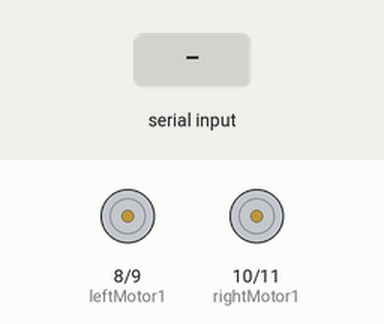
A sketch run on a simulated Arduino Uno, built with avr-gcc and run on an emulated ATmega328P. Parts: motor-driver pin pairs drawn as motors (green arrow = first pin HIGH = forward, orange = second pin HIGH = backward, longer = more drive). The test bench sets the inputs (shaded band).

Above: at 1.2 s.
1.3 s: "L" received over Serial
At 2.2 s:
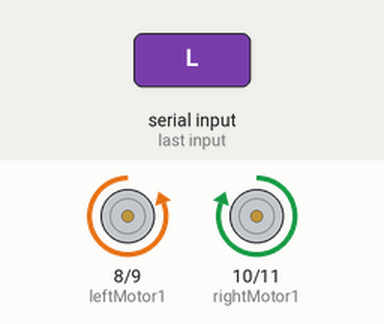
2.8 s: "R" received over Serial
At 3.3 s:
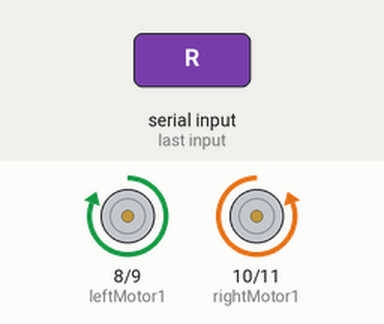
4.3 s: "1" received over Serial
At 5.7 s:
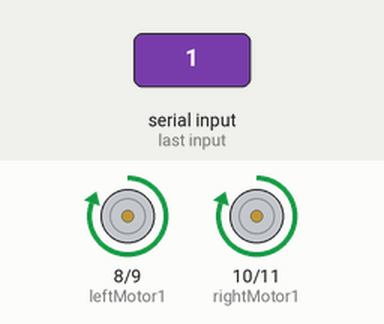
Timing chart, 0 to 7.3 s (numbered marks = the images above; inputs shaded):
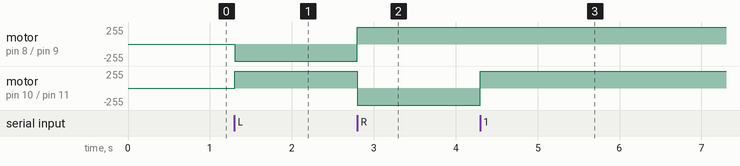

The sketch:

motor_control.ino
```cpp
int leftMotor1 = 8;
int leftMotor2 = 9;
int rightMotor1 = 10;
int rightMotor2 = 11;

void setup() {
  pinMode(leftMotor1, OUTPUT);
  pinMode(leftMotor2, OUTPUT);
  pinMode(rightMotor1, OUTPUT);
  pinMode(rightMotor2, OUTPUT);
  Serial.begin(9600);
}

void loop() {
  if (Serial.available()) {
    char command = Serial.read();

    if (command == 'L') moveLeft();
    else if (command == 'R') moveRight();
    else moveForward();
  }
}

void moveLeft() {
  digitalWrite(leftMotor1, LOW);
  digitalWrite(leftMotor2, HIGH);
  digitalWrite(rightMotor1, HIGH);
  digitalWrite(rightMotor2, LOW);
}

void moveRight() {
  digitalWrite(leftMotor1, HIGH);
  digitalWrite(leftMotor2, LOW);
  digitalWrite(rightMotor1, LOW);
  digitalWrite(rightMotor2, HIGH);
}

void moveForward() {
  digitalWrite(leftMotor1, HIGH);
  digitalWrite(leftMotor2, LOW);
  digitalWrite(rightMotor1, HIGH);
  digitalWrite(rightMotor2, LOW);
}
```

Measured:
- after the input at 1.3 s, motor on pin 8 (leftMotor1) / pin 9 (leftMotor2): stopped → backward 255/255 at once; motor on pin 10 (rightMotor1) / pin 11 (rightMotor2): stopped → forward 255/255 at once
- after the input at 2.8 s, motor on pin 8 (leftMotor1) / pin 9 (leftMotor2): backward 255/255 → forward 255/255 at once; motor on pin 10 (rightMotor1) / pin 11 (rightMotor2): forward 255/255 → backward 255/255 at once
- after the input at 4.3 s, motor on pin 10 (rightMotor1) / pin 11 (rightMotor2): backward 255/255 → forward 255/255 at once
